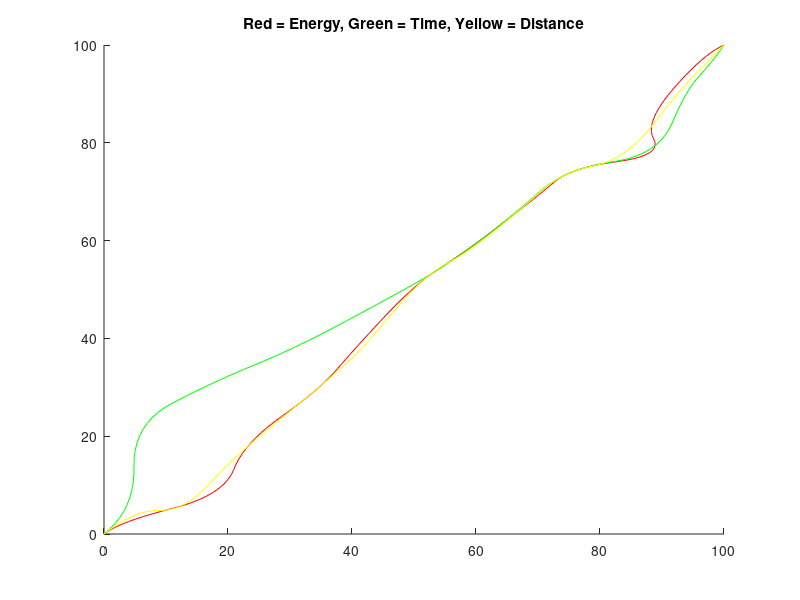

Write MATLAB code to recreate this figure. (Note: this script raises an error after producing the figure.)
function [td tt te] = compare_of()


%compare three different optimization functions
% rng(59);
% n_obs = 55; %number of static obstacles
% obs = rand(n_obs,2)*90+5; %obstacle locations
% rng(4); %for partially random obstacle size
% obs_rad = 3 +  rand(n_obs,1)*3; %obstacle radius
%-------------------------------------------%
%close all;
%import data
path_e = importdata('path_e.txt');
start_e = importdata('start_e.txt');
path_t = importdata('path_t.txt');
start_t = importdata('start_t.txt');
path_d = importdata('path_d.txt');
start_d = importdata('start_d.txt');


global n_obs obs obs_rad uav_finite_size uav_ws delta_t;


hold on

for j = 1 : 3
    
    if j == 1
        Path_bez = path_e;
        path_start = start_e;
    elseif j == 2
        Path_bez = path_t;
        path_start = start_t;
    else
        Path_bez = path_d;
        path_start = start_d;
    end
    
    %plot(Path_bez(:,1),Path_bez(:,2),'Color',[0, 0.5, 0]); %plots path of UAV
    
    if uav_finite_size == 1
        for i = 1 : length(path_start)
            x = path_start(i,1) - uav_ws : 0.001 : path_start(i,1)+ uav_ws;
            y =  (uav_ws^2 - (x - path_start(i,1)).^2).^0.5 + path_start(i,2); %top part of circle
            y1 = -(uav_ws^2 - (x - path_start(i,1)).^2).^0.5 + path_start(i,2); %bottom part of circle
            
            if j == 1
                
                plot(x,y,'r');
                plot(x,y1,'r');
            elseif j == 2
                
                plot(x,y,'g');
                plot(x,y1,'g');
            else
                
                plot(x,y,'y');
                plot(x,y1,'y');
            end
        end
    end
    
    if j == 1
        plot(Path_bez(:,1),Path_bez(:,2),'r'); %
        
    elseif j == 2
        plot(Path_bez(:,1),Path_bez(:,2),'g'); %g
        
    else
        plot(Path_bez(:,1),Path_bez(:,2),'y'); %y
        
    end
    
end

%plot static obstacles
for j = 1 : n_obs
    
   
        plot(obs(j,1),obs(j,2),'xb'); % static obstacles' centers
        x = obs(j,1) - obs_rad(j) : 0.001 : obs(j,1)+ obs_rad(j);
        y =  (obs_rad(j)^2 - (x - obs(j,1)).^2).^0.5 + obs(j,2); %top part of circle
        y1 = -(obs_rad(j)^2 - (x - obs(j,1)).^2).^0.5 + obs(j,2); %bottom part of circle
        
        plot(x,y,'b');
        plot(x,y1,'b');
end
xlim([0 100])
ylim([0 100])

title('Red = Energy, Green = Time, Yellow = Distance');

hold off;

% Comparisons [ energy, time, distance ] 

%compare total distance traveled by UAV
td = zeros(3,1);
td(1) = evaluate_solution(path_e);
td(2) = evaluate_solution(path_t);
td(3) = evaluate_solution(path_d);

%compare time elapsed for each path
delta_time = 0.5*delta_t;

tt = zeros(3,1);
tt(1) = delta_time*length(path_e);
tt(2) = delta_time*length(path_t);
tt(3) = delta_time*length(path_d);

%compare average energy use
V = zeros(3,1);
eta = zeros(3,1);

for i = 1 : 3
   V(i) = td(i)/tt(i);
   
   eta(i) = calc_eff(V(i));
end

%parameter values
rho = 1.225; %air density
f = .2;   %equivalent parasite area
W = 10.0; %weight of aircraft
b = .2;   %span
e = 0.9; %Oswald's efficiency factor


%Defined in paper (2nd column, page 2)
A = rho*f/(2*W);
B = 2*W/(rho*b^2*pi*e);

%calculate l_d
for i = 1 : length(V)
    
    d_l(i) = A*V(i)^2 + B/V(i)^2; % we want to maximize l_d, or minimize d_l
    
    l_d(i) = d_l(i)^(-1);
    
end

%calculate energy use
te = zeros(3,1);

te(1) = d_l(1)*td(1)/eta(1);
te(2) = d_l(2)*td(2)/eta(2);
te(3) = d_l(3)*td(3)/eta(3);

end
